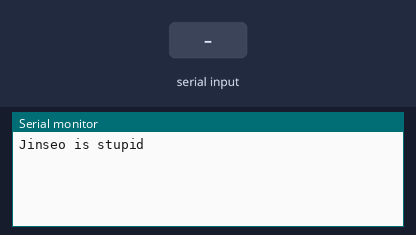
Recording of a sketch running on a simulated Arduino Uno, built with avr-gcc and run on an emulated ATmega328P. On the bench: the last lines printed to the serial monitor. Inputs (shaded band) come from the test bench.

Above: at 1.2 s.
1.3 s: "1" received over Serial
At 2.2 s:
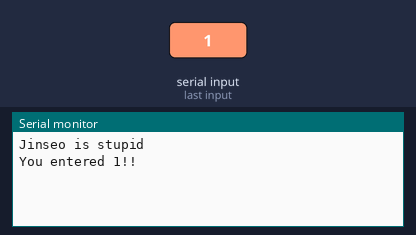
2.8 s: "2" received over Serial
At 3.3 s:
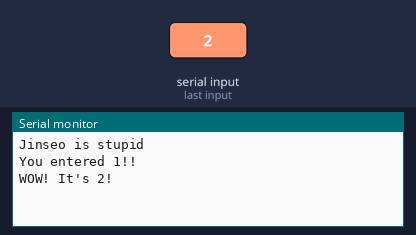
4.3 s: "0" received over Serial
At 5.7 s:
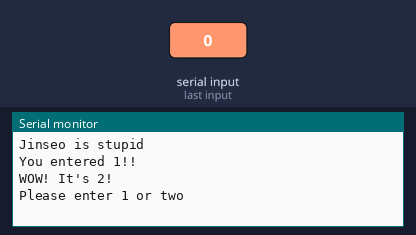

Measured:
- after the input at 1.3 s, the serial monitor: prints a new line at once (image 1)
- after the input at 2.8 s, the serial monitor: prints a new line at once (image 2)
- after the input at 4.3 s, the serial monitor: prints a new line at once (image 3)

The sketch:

6_USB__________.ino
```cpp
char character;

void setup() {
    Serial.begin(9600);
    Serial.println("Jinseo is stupid");
}

void loop() {
    if (Serial.available()) {
        character = Serial.read();

        if (character == '1') {
            Serial.println("You entered 1!!");
        } else if (character == '2') {
            Serial.println("WOW! It's 2!");
        } else {
            Serial.println("Please enter 1 or two");
        }
    } else {
        // Serial.println("NA");
    }
}
```
